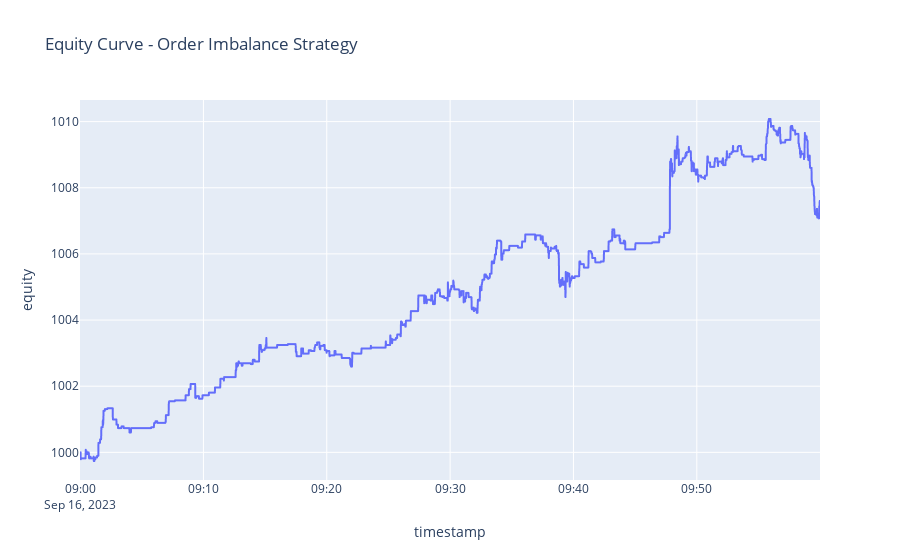

Here is the notebook cell this chart was saved with:
### Code cell
from src.data.hyperliquid import load_orderbook_and_mid_series
from src.backtest.engine import BacktestEngine, BacktestConfig
from src.backtest.strategy import OrderImbalanceStrategy

path = Path.cwd().parent / "data" / "hyperliquid" / "SOL.json"
full_df, snapshots, features_df = load_orderbook_and_mid_series(path,include_features=True)

strategy = OrderImbalanceStrategy(threshold=0.01)
config = BacktestConfig(initial_capital=1_000.0)

engine = BacktestEngine(prices=full_df, strategy=strategy, config=config)
result = engine.run()

equity_curve = result.equity_curve
summary = result.summary
print(equity_curve.head())
print(summary)

fig = px.line(equity_curve, x=equity_curve.index, y="equity", title="Equity Curve - Order Imbalance Strategy")
fig.show()

### Figure 1 — Plotly figure (JSON) as saved in the notebook; plotly's stock layout.template omitted (floating-point values rounded to 4 significant figures; data arrays with more than 128 entries replaced by an {"elided": "..."} marker saying what was removed)
{"data": [{"hovertemplate": "timestamp=%{x}<br>equity=%{y}<extra></extra>", "legendgroup": "", "line": {"color": "#636efa", "dash": "solid"}, "marker": {"symbol": "circle"}, "mode": "lines", "name": "", "showlegend": false, "type": "scattergl", "x": {"elided": "5568 str values"}, "xaxis": "x", "y": {"elided": "5568 float values"}, "yaxis": "y"}], "layout": {"legend": {"tracegroupgap": 0}, "title": {"text": "Equity Curve - Order Imbalance Strategy"}, "xaxis": {"anchor": "y", "domain": [0, 1], "title": {"text": "timestamp"}}, "yaxis": {"anchor": "x", "domain": [0, 1], "title": {"text": "equity"}}}}
